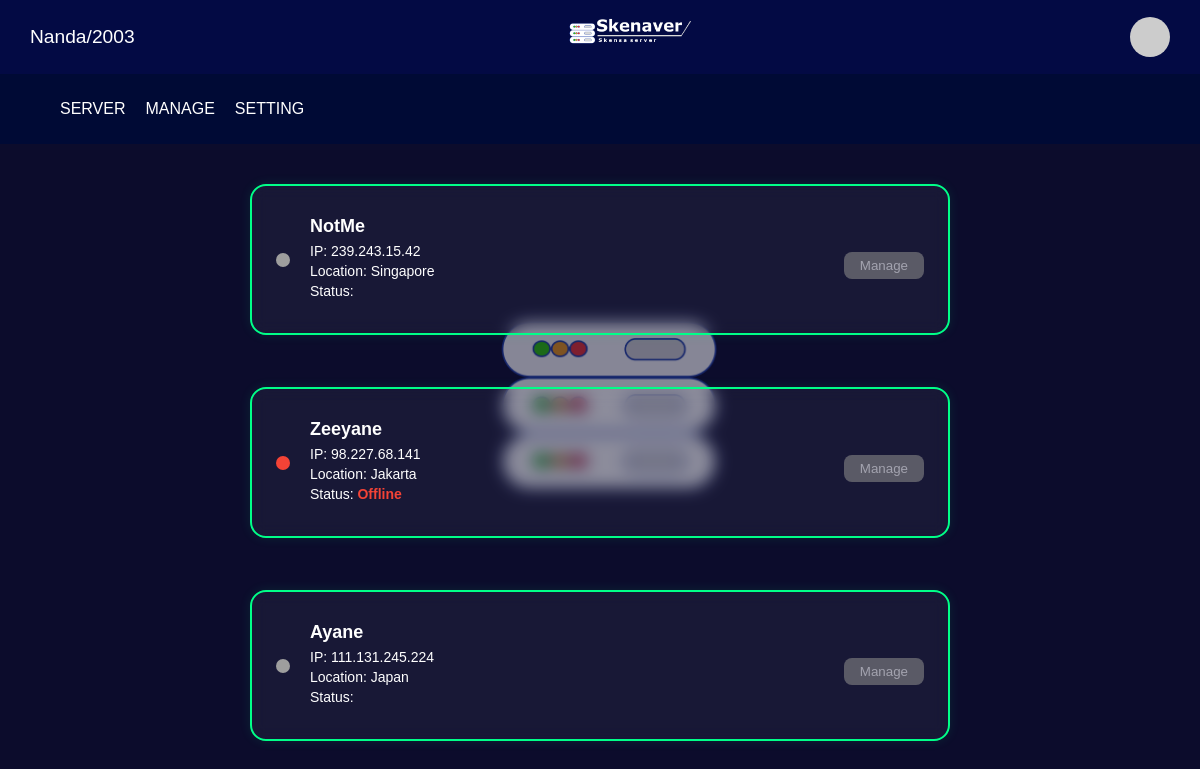
Screenshot of /server.php (signed in) with the database file from the repository.
### tables this page shows
CREATE TABLE `servers` (
  `server_id` int(11) NOT NULL,
  `hostname` varchar(100) NOT NULL,
  `ip_address` varchar(45) NOT NULL,
  `location` varchar(100) DEFAULT NULL,
  `status` enum('active','maintenance','offline') DEFAULT 'active'
);

### server.php (the view, shortened to what this page needs)
<?php
$username = $_SESSION['username'];
include 'koneksi.php';
$userId = $_SESSION['user_id'];
?>
<!DOCTYPE html>
<html lang="en">
<head>
    <link rel="stylesheet" href="server.css">
</head>
<body>
<header class="main-header">
  <div class="left-section">
    <span class="user-id"><?php echo htmlspecialchars($username) . '/' . htmlspecialchars($userId); ?></span>
  </div>
  <div class="center-section">
    <img src="asset/Skenaaver.png" alt="Skenaver Logo" class="logo" />
  </div>
  <div class="right-section">
    <div class="profile-icon"></div>
  </div>
</header>
<nav class="nav-bar">
  <ul class="nav-links" id="navLinks">
    <li><a href="#">SERVER</a></li>
    <li><a href="my_domains.php">MANAGE</a></li>
    <li><a href="setting.php">SETTING</a></li>
  </ul>
</nav>
<?php
$query = "SELECT * FROM servers";
$result = mysqli_query($conn, $query);
echo '<div class="server-list">';
while ($server = mysqli_fetch_assoc($result)) {
  $status = strtolower($server['status']);
  $statusColor = match($status) {
      'active' => '#00e676',
      'maintenance' => '#ffc107',
      'offline' => '#f44336',
      default => '#9e9e9e',
  };
  echo '
  <div class="server-container">
      <div class="status-indicator" style="background-color:' . $statusColor . ';"></div>
      <div class="server-info">
          <h3>' . htmlspecialchars($server['hostname']) . '</h3>
          <p>IP: ' . htmlspecialchars($server['ip_address']) . '</p>
          <p>Location: ' . htmlspecialchars($server['location']) . '</p>
          <p>Status: <span class="status-text" style="color:' . $statusColor . ';">' . ucfirst($status) . '</span></p>
      </div>';
  if ($status === 'active') {
      echo '<a href="manage_server.php?server_id=' . $server['server_id'] . '" class="manage-btn">Manage</a>';
  } else {
      echo '<button class="manage-btn disabled-btn" disabled>Manage</button>';
  }
  echo '</div>';
}
echo '</div>';
?>
</body>
</html>

### server.css (style rules this page uses)
body { margin: 0; font-family: Arial, sans-serif; background-image: url("asset/BGserver.png"); background-repeat: no-repeat; background-size: 20%; background-position: center; background-attachment: fixed; background-color: #0c0c2c; }
.main-header { background-color: #030a44; color: white; display: flex; align-items: center; justify-content: space-between; padding: 15px 30px; }
.user-id { font-size: 1.2rem; }
.logo { height: 40px; }
.profile-icon { width: 40px; height: 40px; background-color: #ccc; border-radius: 50%; }
.nav-bar { display: flex; justify-content: space-between; align-items: center; background-color: #000a35; padding: 10px 20px; position: relative; position: relative; z-index: 999; }
.nav-links { display: flex; gap: 20px; list-style: none; }
.nav-links li a { color: white; text-decoration: none; font-weight: 500; }
.server-list { display: flex; flex-direction: column; gap: 24px; max-width: 700px; margin: 40px auto; }
.server-container { display: flex; align-items: center; justify-content: space-between; background-color: rgba(255, 255, 255, 0.05); border: 2px solid #00ff88; border-radius: 16px; padding: 30px 24px; backdrop-filter: blur(8px); box-shadow: 0 0 12px rgba(0, 255, 136, 0.1); color: white; margin-bottom: 28px; }
.status-indicator { width: 14px; height: 14px; border-radius: 50%; margin-right: 20px; flex-shrink: 0; }
.server-info { flex-grow: 1; }
.server-info h3 { margin: 0 0 6px 0; font-size: 18px; }
.server-info p { margin: 4px 0; font-size: 14px; }
.status-text { font-weight: bold; }
.manage-btn { background-color: #2196f3; color: white; text-decoration: none; border: none; padding: 10px 16px; border-radius: 10px; cursor: pointer; font-weight: 500; transition: background 0.3s; display: block; margin: 12px auto 0 auto; padding: 6px 16px; background-color: #1e88e5; color: white; border: none; border-radius: 8px; cursor: pointer; text-align: center; }
.disabled-btn { background-color: #888 !important; cursor: not-allowed; opacity: 0.6; pointer-events: none; }

### rows the page displays
servers: hostname "NotMe", ip_address "239.243.15.42", location "Singapore", status "Manage"
servers: hostname "Zeeyane", ip_address "98.227.68.141", location "Jakarta", status "Offline", shows "Manage"
servers: hostname "Ayane", ip_address "111.131.245.224", location "Japan", status "Manage"

### other values shown
$username "Nanda"
$userId "2003"
